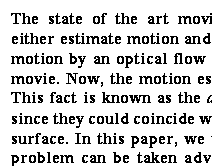
#> input picture Lab1/text.bmp, 212 x 166 px
$ python lab1.py   (older library calls are emulated)
#> lines starting #> are read from the running program, lines starting #| are printed output that depends on the picture; after the words box and inside, x2 and y2 are one past the last pixel; in counts of white or black regions, pixels touching at a corner belong together
import cv2

image_filename = "text.bmp"
gaussian_kernel_size = 21

def show_image(window_title, image):
    cv2.imshow(window_title, image)
    cv2.waitKey(0)
    cv2.destroyAllWindows()

source_image = cv2.imread(image_filename, cv2.IMREAD_GRAYSCALE)
#> source_image: shape (166, 212); values 25 (black) and 229 (white), 82.9% white; black in thin lines or dots, all inside (x1, y1, x2, y2) = (11, 13, 212, 166)
blurred_image = cv2.GaussianBlur(source_image, (gaussian_kernel_size, gaussian_kernel_size), 0)
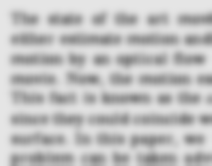
#> blurred_image: shape (166, 212); min 128, max 229, mean 194
laplacian = cv2.Laplacian(blurred_image, cv2.CV_32F)
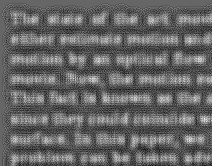
#> laplacian: shape (166, 212) float32; min -8, max 12, mean -0.0081; drawn with min black and max white
_, result_image = cv2.threshold(laplacian, 0, 255, cv2.THRESH_BINARY)
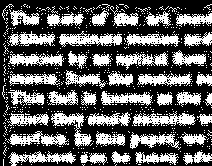
#> result_image: shape (166, 212) float32; 36.9% white; 603 white regions (561 under 20 px), largest, box (x1, y1, x2, y2) and area: (59, 31, 122, 47) 547, (133, 111, 196, 126) 518, (8, 151, 76, 166) 468
show_image("result", result_image)
